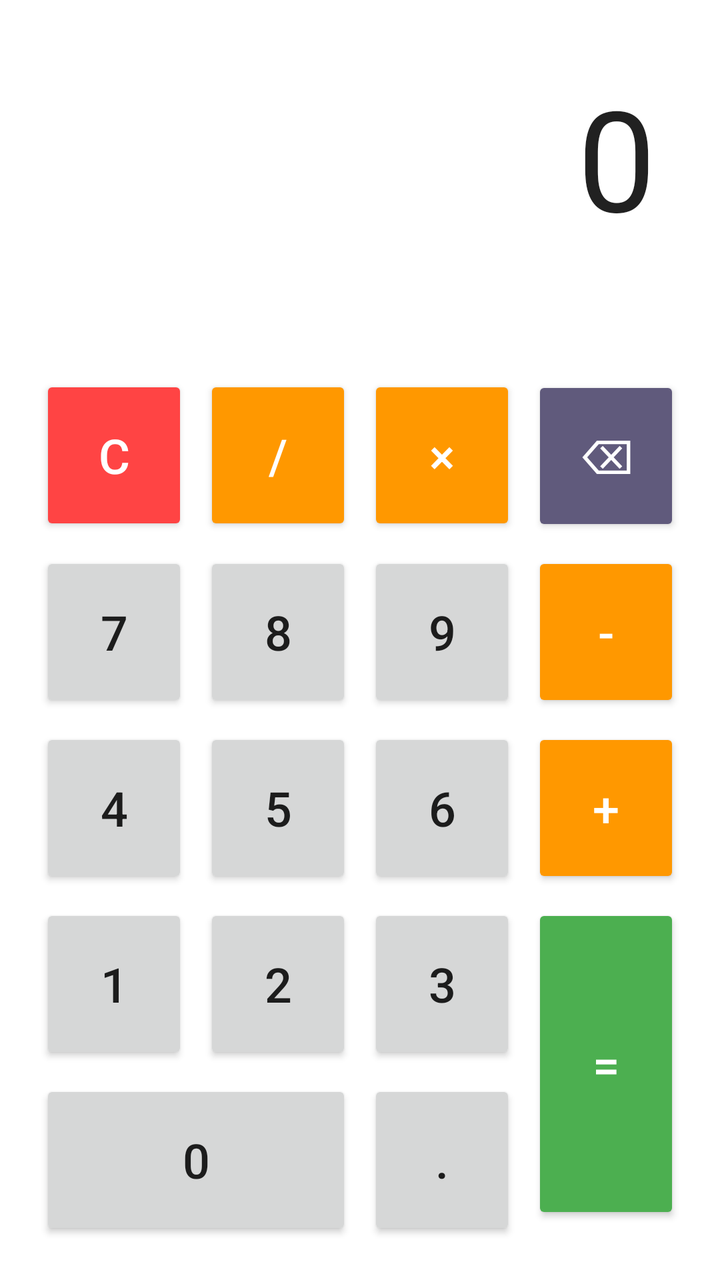
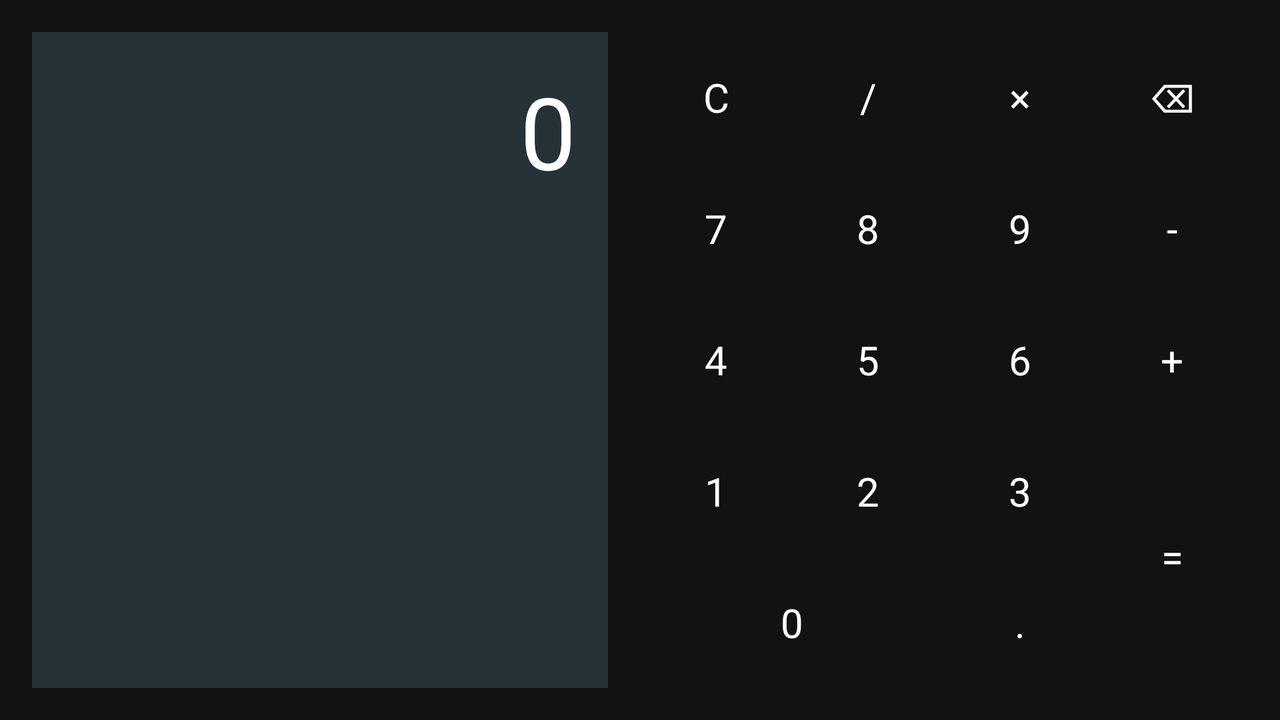

The same Android screen from two of the app's own layout files: first res/layout/ as a phone draws it, then the author's variant for another configuration, drawn on a device whose configuration selects that folder. Both files follow.
<!-- AndroidManifest.xml: application theme Theme.Calculator -->
<!-- res/layout/activity_main.xml -->
<?xml version="1.0" encoding="utf-8"?>
<LinearLayout xmlns:android="http://schemas.android.com/apk/res/android"
    android:id="@+id/main"
    android:layout_width="match_parent"
    android:layout_height="match_parent"
    android:orientation="vertical"
    android:padding="16dp"
    android:background="@color/cardview_light_background">

    
    <EditText
        android:id="@+id/display"
        android:layout_width="match_parent"
        android:layout_height="131dp"
        android:layout_marginBottom="20dp"
        android:background="@android:color/white"
        android:cursorVisible="false"
        android:focusable="false"
        android:focusableInTouchMode="false"
        android:gravity="end"
        android:padding="16dp"
        android:text="0"
        android:textSize="70sp" />

    
    <View
        android:layout_width="match_parent"
        android:layout_height="0dp"
        android:layout_weight="1" />

    
    <GridLayout
        android:layout_width="match_parent"
        android:layout_height="wrap_content"
        android:columnCount="4"
        android:rowCount="5">

        
        <Button
            android:id="@+id/button_clear"
            android:layout_width="0dp"
            android:layout_height="80dp"
            android:layout_columnWeight="1"
            android:layout_margin="4dp"
            android:text="C"
            android:textSize="24sp"
            android:backgroundTint="#ff4444"
            android:textColor="@android:color/white" />

        <Button
            android:id="@+id/button_divide"
            android:layout_width="0dp"
            android:layout_height="80dp"
            android:layout_columnWeight="1"
            android:layout_margin="4dp"
            android:text="/"
            android:textSize="24sp"
            android:backgroundTint="#ff9800"
            android:textColor="@android:color/white" />

        <Button
            android:id="@+id/button_multiply"
            android:layout_width="0dp"
            android:layout_height="80dp"
            android:layout_columnWeight="1"
            android:layout_margin="4dp"
            android:text="×"
            android:textSize="24sp"
            android:backgroundTint="#ff9800"
            android:textColor="@android:color/white" />

        <Button
            android:id="@+id/button_del"
            android:layout_width="0dp"
            android:layout_height="80dp"
            android:layout_columnWeight="1"
            android:layout_margin="4dp"
            android:text="⌫"
            android:textSize="24sp"
            android:backgroundTint="@color/material_dynamic_tertiary40"
            android:textColor="@android:color/white" />

        
        <Button
            android:id="@+id/button_7"
            android:layout_width="0dp"
            android:layout_height="80dp"
            android:layout_columnWeight="1"
            android:layout_margin="4dp"
            android:text="7"
            android:textSize="24sp" />

        <Button
            android:id="@+id/button_8"
            android:layout_width="0dp"
            android:layout_height="80dp"
            android:layout_columnWeight="1"
            android:layout_margin="4dp"
            android:text="8"
            android:textSize="24sp" />

        <Button
            android:id="@+id/button_9"
            android:layout_width="0dp"
            android:layout_height="80dp"
            android:layout_columnWeight="1"
            android:layout_margin="4dp"
            android:text="9"
            android:textSize="24sp" />

        <Button
            android:id="@+id/button_minus"
            android:layout_width="0dp"
            android:layout_height="80dp"
            android:layout_columnWeight="1"
            android:layout_margin="4dp"
            android:text="-"
            android:textSize="24sp"
            android:backgroundTint="#ff9800"
            android:textColor="@android:color/white" />

        
        <Button
            android:id="@+id/button_4"
            android:layout_width="0dp"
            android:layout_height="80dp"
            android:layout_columnWeight="1"
            android:layout_margin="4dp"
            android:text="4"
            android:textSize="24sp" />

        <Button
            android:id="@+id/button_5"
            android:layout_width="0dp"
            android:layout_height="80dp"
            android:layout_columnWeight="1"
            android:layout_margin="4dp"
            android:text="5"
            android:textSize="24sp" />

        <Button
            android:id="@+id/button_6"
            android:layout_width="0dp"
            android:layout_height="80dp"
            android:layout_columnWeight="1"
            android:layout_margin="4dp"
            android:text="6"
            android:textSize="24sp" />

        <Button
            android:id="@+id/button_plus"
            android:layout_width="0dp"
            android:layout_height="80dp"
            android:layout_columnWeight="1"
            android:layout_margin="4dp"
            android:text="+"
            android:textSize="24sp"
            android:backgroundTint="#ff9800"
            android:textColor="@android:color/white" />

        
        <Button
            android:id="@+id/button_1"
            android:layout_width="0dp"
            android:layout_height="80dp"
            android:layout_columnWeight="1"
            android:layout_margin="4dp"
            android:text="1"
            android:textSize="24sp" />

        <Button
            android:id="@+id/button_2"
            android:layout_width="0dp"
            android:layout_height="80dp"
            android:layout_columnWeight="1"
            android:layout_margin="4dp"
            android:text="2"
            android:textSize="24sp" />

        <Button
            android:id="@+id/button_3"
            android:layout_width="0dp"
            android:layout_height="80dp"
            android:layout_columnWeight="1"
            android:layout_margin="4dp"
            android:text="3"
            android:textSize="24sp" />

        <Button
            android:id="@+id/button_equals"
            android:layout_width="0dp"
            android:layout_height="160dp"
            android:layout_rowSpan="2"
            android:layout_columnWeight="1"
            android:layout_margin="4dp"
            android:text="="
            android:textSize="24sp"
            android:backgroundTint="#4caf50"
            android:textColor="@android:color/white" />

        
        <Button
            android:id="@+id/button_0"
            android:layout_width="0dp"
            android:layout_height="80dp"
            android:layout_columnSpan="2"
            android:layout_columnWeight="2"
            android:layout_margin="4dp"
            android:text="0"
            android:textSize="24sp" />

        <Button
            android:id="@+id/button_dot"
            android:layout_width="0dp"
            android:layout_height="80dp"
            android:layout_columnWeight="1"
            android:layout_margin="4dp"
            android:text="."
            android:textSize="24sp" />
    </GridLayout>
</LinearLayout>
<!-- resources referenced by this layout -->
<resources>
  <style name="Theme.Calculator" parent="Theme.MaterialComponents.DayNight.DarkActionBar">
          <item name="colorPrimary">@color/color_primary</item>
          <item name="colorPrimaryVariant">@color/color_primary_dark</item>
          <item name="colorOnPrimary">@android:color/white</item>
          <item name="colorSecondary">@color/color_accent</item>
          <item name="colorSecondaryVariant">@color/color_accent</item>
          <item name="colorOnSecondary">@android:color/white</item>
          <item name="android:windowBackground">@color/background_dark</item>
          <item name="android:statusBarColor">@color/color_primary_dark</item>
      </style>
  <color name="color_primary">#2E7D32</color>
  <color name="color_primary_dark">#1B5E20</color>
  <color name="color_accent">#4CAF50</color>
  <color name="background_dark">#121212</color>
</resources>
<!-- res/layout-land/activity_main.xml (the author's variant of the layout above) -->
<!-- drawn on the phone turned sideways -->
<?xml version="1.0" encoding="utf-8"?>
<LinearLayout xmlns:android="http://schemas.android.com/apk/res/android"
    android:id="@+id/main"
    android:layout_width="match_parent"
    android:layout_height="match_parent"
    android:orientation="horizontal"
    android:padding="16dp"
    android:background="@color/background_dark">

    
    <LinearLayout
        android:layout_width="0dp"
        android:layout_height="match_parent"
        android:layout_weight="1"
        android:orientation="vertical"
        android:paddingEnd="16dp">

        <EditText
            android:id="@+id/display"
            android:layout_width="match_parent"
            android:layout_height="0dp"
            android:layout_weight="1"
            android:background="@color/display_background"
            android:cursorVisible="false"
            android:focusable="false"
            android:focusableInTouchMode="false"
            android:gravity="end"
            android:padding="16dp"
            android:text="0"
            android:textColor="@color/text_primary"
            android:textSize="50sp" />

        
        <TextView
            android:layout_width="match_parent"
            android:layout_height="0dp"
            android:layout_weight="1"
            android:background="@color/surface_dark"
            android:padding="16dp"
            android:text="История:"
            android:textColor="@color/text_secondary"
            android:textSize="16sp"
            android:visibility="gone" />
    </LinearLayout>

    
    <GridLayout
        android:layout_width="0dp"
        android:layout_height="match_parent"
        android:layout_weight="1"
        android:columnCount="4"
        android:rowCount="5">

        
        <Button
            android:id="@+id/button_clear"
            android:layout_width="0dp"
            android:layout_height="0dp"
            android:layout_rowWeight="1"
            android:layout_columnWeight="1"
            android:layout_margin="2dp"
            android:backgroundTint="@color/button_clear"
            android:text="C"
            android:textColor="@android:color/white"
            android:textSize="20sp"
            style="@style/CalculatorButton" />

        <Button
            android:id="@+id/button_divide"
            android:layout_width="0dp"
            android:layout_height="0dp"
            android:layout_rowWeight="1"
            android:layout_columnWeight="1"
            android:layout_margin="2dp"
            android:backgroundTint="@color/button_operation"
            android:text="/"
            android:textColor="@android:color/white"
            android:textSize="20sp"
            style="@style/CalculatorButton" />

        <Button
            android:id="@+id/button_multiply"
            android:layout_width="0dp"
            android:layout_height="0dp"
            android:layout_rowWeight="1"
            android:layout_columnWeight="1"
            android:layout_margin="2dp"
            android:backgroundTint="@color/button_operation"
            android:text="×"
            android:textColor="@android:color/white"
            android:textSize="20sp"
            style="@style/CalculatorButton" />

        <Button
            android:id="@+id/button_del"
            android:layout_width="0dp"
            android:layout_height="0dp"
            android:layout_rowWeight="1"
            android:layout_columnWeight="1"
            android:layout_margin="2dp"
            android:backgroundTint="#546E7A"
            android:text="⌫"
            android:textColor="@android:color/white"
            android:textSize="20sp"
            style="@style/CalculatorButton" />

        
        
        <Button
            android:id="@+id/button_7"
            android:layout_width="0dp"
            android:layout_height="0dp"
            android:layout_rowWeight="1"
            android:layout_columnWeight="1"
            android:layout_margin="2dp"
            android:backgroundTint="@color/button_number"
            android:text="7"
            android:textColor="@android:color/white"
            android:textSize="20sp"
            style="@style/CalculatorButton" />

        <Button
            android:id="@+id/button_8"
            android:layout_width="0dp"
            android:layout_height="0dp"
            android:layout_rowWeight="1"
            android:layout_columnWeight="1"
            android:layout_margin="2dp"
            android:backgroundTint="@color/button_number"
            android:text="8"
            android:textColor="@android:color/white"
            android:textSize="20sp"
            style="@style/CalculatorButton" />

        <Button
            android:id="@+id/button_9"
            android:layout_width="0dp"
            android:layout_height="0dp"
            android:layout_rowWeight="1"
            android:layout_columnWeight="1"
            android:layout_margin="2dp"
            android:backgroundTint="@color/button_number"
            android:text="9"
            android:textColor="@android:color/white"
            android:textSize="20sp"
            style="@style/CalculatorButton" />

        <Button
            android:id="@+id/button_minus"
            android:layout_width="0dp"
            android:layout_height="0dp"
            android:layout_rowWeight="1"
            android:layout_columnWeight="1"
            android:layout_margin="2dp"
            android:backgroundTint="@color/button_operation"
            android:text="-"
            android:textColor="@android:color/white"
            android:textSize="20sp"
            style="@style/CalculatorButton" />

        
        <Button
            android:id="@+id/button_4"
            android:layout_width="0dp"
            android:layout_height="0dp"
            android:layout_rowWeight="1"
            android:layout_columnWeight="1"
            android:layout_margin="2dp"
            android:backgroundTint="@color/button_number"
            android:text="4"
            android:textColor="@android:color/white"
            android:textSize="20sp"
            style="@style/CalculatorButton" />

        <Button
            android:id="@+id/button_5"
            android:layout_width="0dp"
            android:layout_height="0dp"
            android:layout_rowWeight="1"
            android:layout_columnWeight="1"
            android:layout_margin="2dp"
            android:backgroundTint="@color/button_number"
            android:text="5"
            android:textColor="@android:color/white"
            android:textSize="20sp"
            style="@style/CalculatorButton" />

        <Button
            android:id="@+id/button_6"
            android:layout_width="0dp"
            android:layout_height="0dp"
            android:layout_rowWeight="1"
            android:layout_columnWeight="1"
            android:layout_margin="2dp"
            android:backgroundTint="@color/button_number"
            android:text="6"
            android:textColor="@android:color/white"
            android:textSize="20sp"
            style="@style/CalculatorButton" />

        <Button
            android:id="@+id/button_plus"
            android:layout_width="0dp"
            android:layout_height="0dp"
            android:layout_rowWeight="1"
            android:layout_columnWeight="1"
            android:layout_margin="2dp"
            android:backgroundTint="@color/button_operation"
            android:text="+"
            android:textColor="@android:color/white"
            android:textSize="20sp"
            style="@style/CalculatorButton" />

        
        <Button
            android:id="@+id/button_1"
            android:layout_width="0dp"
            android:layout_height="0dp"
            android:layout_rowWeight="1"
            android:layout_columnWeight="1"
            android:layout_margin="2dp"
            android:backgroundTint="@color/button_number"
            android:text="1"
            android:textColor="@android:color/white"
            android:textSize="20sp"
            style="@style/CalculatorButton" />

        <Button
            android:id="@+id/button_2"
            android:layout_width="0dp"
            android:layout_height="0dp"
            android:layout_rowWeight="1"
            android:layout_columnWeight="1"
            android:layout_margin="2dp"
            android:backgroundTint="@color/button_number"
            android:text="2"
            android:textColor="@android:color/white"
            android:textSize="20sp"
            style="@style/CalculatorButton" />

        <Button
            android:id="@+id/button_3"
            android:layout_width="0dp"
            android:layout_height="0dp"
            android:layout_rowWeight="1"
            android:layout_columnWeight="1"
            android:layout_margin="2dp"
            android:backgroundTint="@color/button_number"
            android:text="3"
            android:textColor="@android:color/white"
            android:textSize="20sp"
            style="@style/CalculatorButton" />

        <Button
            android:id="@+id/button_equals"
            android:layout_width="0dp"
            android:layout_height="0dp"
            android:layout_rowSpan="2"
            android:layout_rowWeight="2"
            android:layout_columnWeight="1"
            android:layout_margin="2dp"
            android:backgroundTint="@color/button_equals"
            android:text="="
            android:textColor="@android:color/white"
            android:textSize="20sp"
            style="@style/CalculatorButton" />

        
        <Button
            android:id="@+id/button_0"
            android:layout_width="0dp"
            android:layout_height="0dp"
            android:layout_columnSpan="2"
            android:layout_rowWeight="1"
            android:layout_columnWeight="2"
            android:layout_margin="2dp"
            android:backgroundTint="@color/button_number"
            android:text="0"
            android:textColor="@android:color/white"
            android:textSize="20sp"
            style="@style/CalculatorButton" />

        <Button
            android:id="@+id/button_dot"
            android:layout_width="0dp"
            android:layout_height="0dp"
            android:layout_rowWeight="1"
            android:layout_columnWeight="1"
            android:layout_margin="2dp"
            android:backgroundTint="@color/button_number"
            android:text="."
            android:textColor="@android:color/white"
            android:textSize="20sp"
            style="@style/CalculatorButton" />
    </GridLayout>
</LinearLayout>
<!-- resources referenced by the variant -->
<!-- as the phone turned sideways resolves them -->
<resources>
  <color name="background_dark">#121212</color>
  <color name="button_clear">#F44336</color>
  <color name="button_equals">#4CAF50</color>
  <color name="button_number">#37474F</color>
  <color name="button_operation">#FF9800</color>
  <color name="display_background">#263238</color>
  <color name="surface_dark">#1E1E1E</color>
  <color name="text_primary">#FFFFFF</color>
  <color name="text_secondary">#B3B3B3</color>
  <style name="CalculatorButton" parent="Widget.Material3.Button">
          <item name="android:textSize">24sp</item>
          <item name="android:textColor">@android:color/white</item>
          <item name="cornerRadius">12dp</item>
          <item name="android:elevation">4dp</item>
      </style>
  <style name="Theme.Calculator" parent="Theme.MaterialComponents.DayNight.DarkActionBar">
          <item name="colorPrimary">@color/color_primary</item>
          <item name="colorPrimaryVariant">@color/color_primary_dark</item>
          <item name="colorOnPrimary">@android:color/white</item>
          <item name="colorSecondary">@color/color_accent</item>
          <item name="colorSecondaryVariant">@color/color_accent</item>
          <item name="colorOnSecondary">@android:color/white</item>
          <item name="android:windowBackground">@color/background_dark</item>
          <item name="android:statusBarColor">@color/color_primary_dark</item>
      </style>
  <color name="color_primary">#2E7D32</color>
  <color name="color_primary_dark">#1B5E20</color>
  <color name="color_accent">#4CAF50</color>
</resources>
